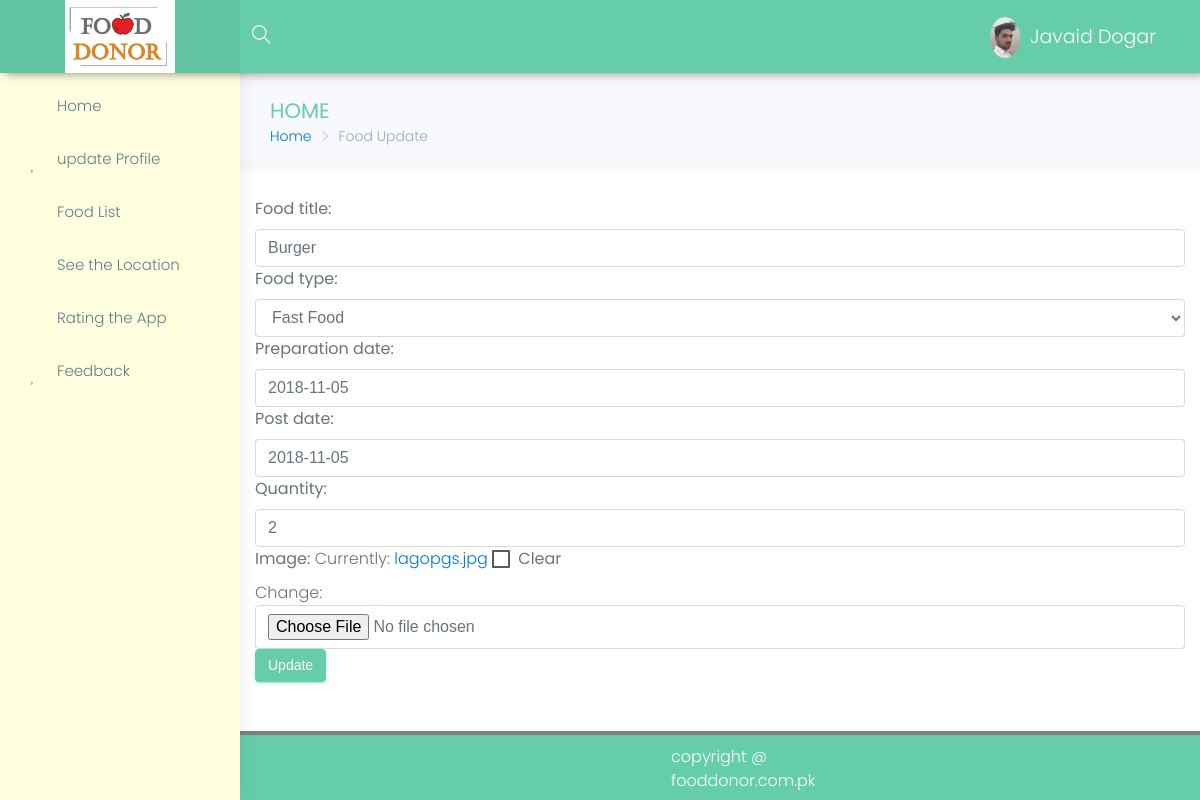
/donor/food/2/updated (signed in), run on the app's committed database.
### donor/models.py (models this page shows, shortened)
class Food(models.Model):
    donor=models.ManyToManyField(Donor)
    food_title=models.CharField(max_length=15,null=False,blank=False,)
    food_type = models.CharField(max_length=15, null=False, blank=False, choices=food_types)
    quantity=models.IntegerField(blank=False)
    delivered_at = models.CharField(max_length=50, default="NAN")
    preparation_date=models.DateField(blank=True,default=now())
    post_date = models.DateField(blank=True, default=now())
    status=models.CharField(choices=choices,max_length=10,default='New Entry')
    location=models.CharField(max_length=200,blank=True,null=True)
    image=models.ImageField(blank=True,null=True)
    volunteer=models.ForeignKey(Volenteer,on_delete=models.SET_NULL,null=True)

### donor/views.py (the view)
# urls.py: url(r'food/(?P<pk>\d+)/updated',views.update,name='update-food'),
@login_required
def update(request, pk):
    food = Food.objects.get(pk=pk)
    if request.method == "POST":
        form = FoodForm(request.POST, request.FILES, instance=food)
        if form.is_valid():
            form.save()
            return redirect('donor-foods')
    else:
        form = FoodForm(instance=food)
    return render(request, 'donor/update.html', {'form': form})

### donor/forms.py
class FoodForm(ModelForm):
    class Meta:
        model=Food
        fields=(
            "food_title",
            "food_type",
            "preparation_date",
            "post_date",
            "quantity",
            'image'
        )

### templates/donor/update.html (shortened to what this page needs)
{% extends 'panel-base.html' %}
{% load static %}
{% block sidebar %}
    {% include 'donor/sidebar.html' %}
{% endblock %}
{% block bradcrump %}
    <div class="row page-titles">
            <div class="col-md-5 col-8 align-self-center">
                <h3 class="text-themecolor">HOME</h3>
                <ol class="breadcrumb">
                    <li class="breadcrumb-item"><a href="{% url 'donor-index' %}">Home</a></li>
                    <li class="breadcrumb-item active">Food Update</li>
                </ol>
            </div>
    </div>
{% endblock %}
{% block main %}
 <div class="row">
 <form method="post" enctype="multipart/form-data">
     {% include 'form.html' %}
     <button type="submit" class="btn btn-success">Update</button>
     <br>
     <br>
 </form>
 </div>
{% endblock %}

### templates/form.html (shortened to what this page needs)
{% for field in form %}
        {{ field.label_tag }}
        {{ field }}
{% endfor %}

### home/static/Panel/lite/css/colors/blue.css (style rules this page uses)
.text-themecolor { color: #66CDAA !important; }

### data on the page
Food: form "Burger" "Fast Food" "2018-11-05" "2018-11-05" "2"

### other printed values
{{ field.label_tag }} "Food title:" "Food type:" "Preparation date:" "Post date:" "Quantity:" "Image:"
